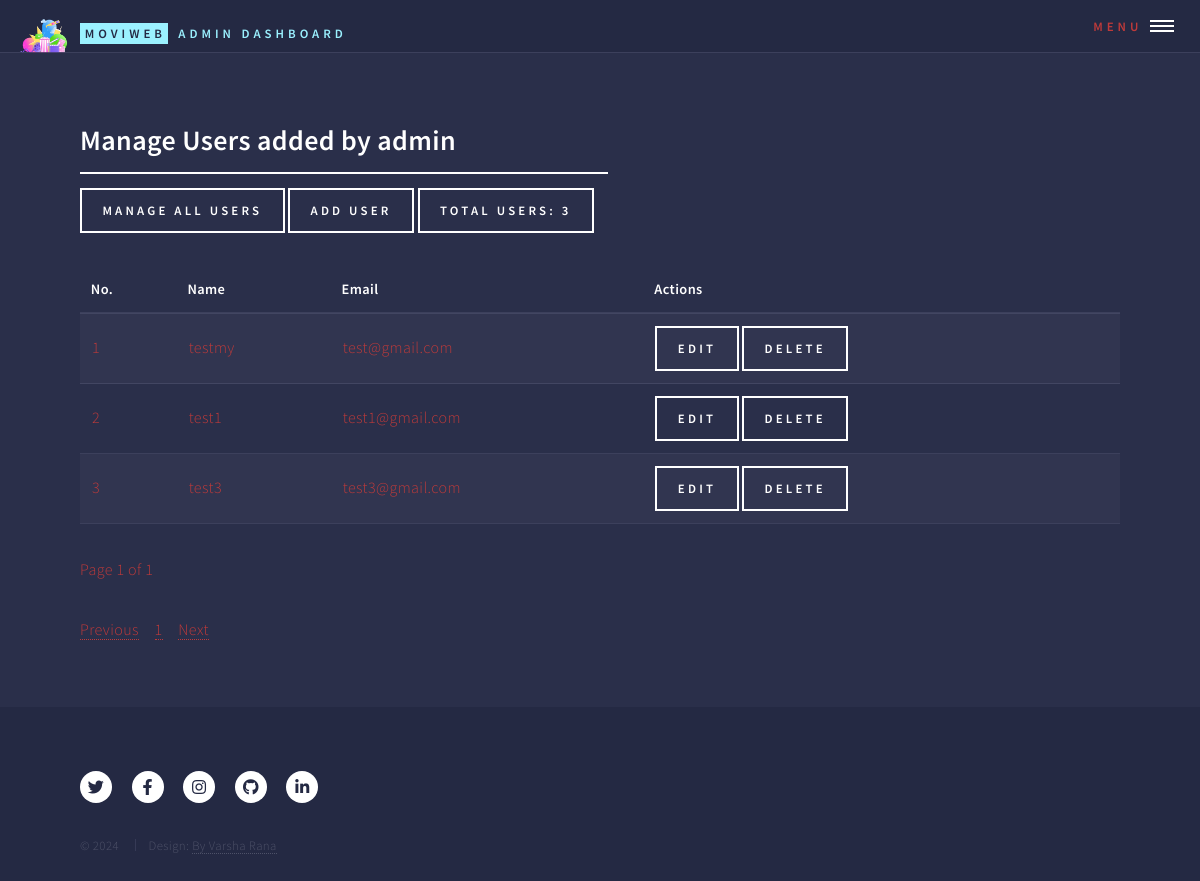
The app's page /admin/manage_users (signed in), older data.
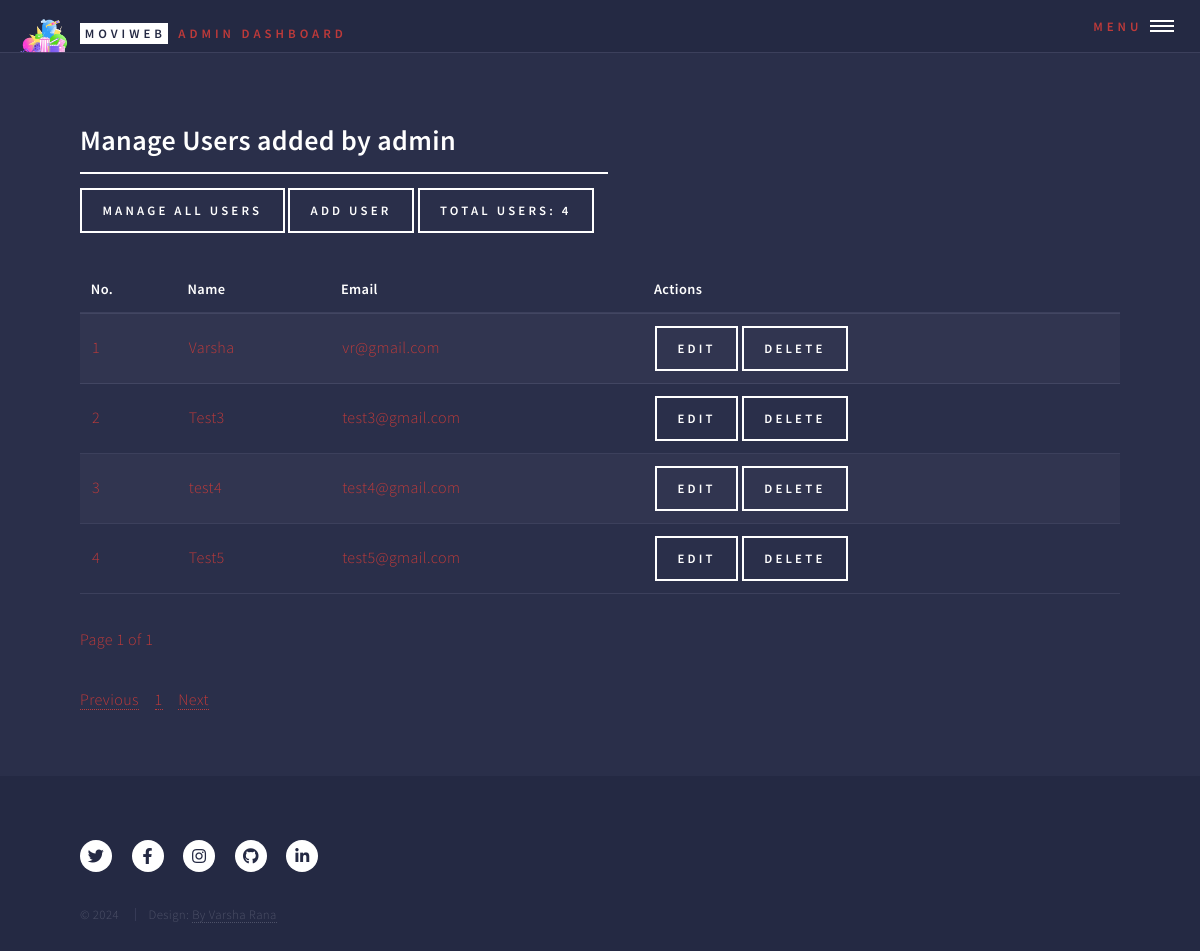
The same page, newer data.
### models.py (models this page shows, shortened)
class Admin(db.Model):
    __tablename__ = 'admin'
    id = db.Column(db.Integer, primary_key=True)
    name = db.Column(db.String(100), nullable=False)
    email = db.Column(db.String(120), unique=True, nullable=False)
    password = db.Column(db.String(200), nullable=False)

class User(db.Model):
    __tablename__ = 'user'
    id = db.Column(db.Integer, primary_key=True)
    name = db.Column(db.String(100), nullable=False)
    email = db.Column(db.String(120), unique=True, nullable=False)
    password = db.Column(db.String(200), nullable=False)
    gender = db.Column(db.String(10), nullable=True)  # Optional field for gender
    profile_picture = db.Column(db.String(200), nullable=True)  # Optional field for profile picture URL
    password_update_date = db.Column(db.DateTime, nullable=True)
    join_date = db.Column(db.DateTime, default=db.func.current_timestamp())
    movies = db.relationship('Movie', backref='user', lazy=True)
    favorites = db.relationship('Favorite', back_populates='user', lazy=True)
    admin_id = db.Column(db.Integer, db.ForeignKey('admin.id'), nullable=True)

### blueprints/admin.py (the view)
@admin_bp.route('/manage_users')
def manage_users():
    if 'admin_id' not in session:
        session.clear()
        current_cache = current_app.extensions['cache']
        if current_cache and hasattr(current_cache, 'clear'):
            current_cache.clear()
        return redirect(url_for('login'))
    admin_id = session['admin_id']
    admin = Admin.query.get(admin_id)
    num_users = User.query.filter_by(admin_id=admin_id).count()
    num_movies = Movie.query.filter_by(admin_id=admin_id).count()
    page = request.args.get('page', 1, type=int)
    per_page = 5  # Set how many users to display per page
    users = User.query.filter_by(admin_id=admin_id).paginate(page=page, per_page=per_page)
    if request.headers.get('X-Requested-With') == 'XMLHttpRequest':
        return render_template('partials/manage_users_content.html', users=users)
    return render_template('manage_users.html',
                           num_users=num_users,
                           num_movies=num_movies,
                           users=users,
                           admin=admin)

### templates/admin/manage_users.html (shortened to what this page needs)
<!DOCTYPE HTML>
<html>
<head>
    <link rel="stylesheet" href="../../static/css/main.css"/>
</head>
<body class="is-preload">
<div id="wrapper">
    <header id="header" class="alt">
        {% include 'partials/admin_header.html' %}
    </header>
    <div id="main">
        <section id="users">
            <div class="inner">
                <header class="major">
                    <h2>Manage Users added by {{ admin.name }} </h2>
                    <a href="{{ url_for('admin_bp.manage_all_users') }}" class="button">Manage All Users</a>
                    <a href="{{ url_for('admin_bp.add_user') }}" class="button">Add User</a>
                    <label class="button">Total Users: {{ num_users }}</label>
                </header>
                {% include 'partials/manage_users_content.html' %}
            </div>
        </section>
    </div>
    <footer id="footer">
        {% include 'partials/movie_web_app_footer.html' %}
    </footer>
</div>
</body>
</html>

### templates/partials/admin_header.html
<a href="{{ url_for('admin_bp.admin_dashboard') }}" class="logo">
    <img src="../../static/images/logo.png" class="logo-image">
    <strong>MoviWeb</strong>
    <span>Admin Dashboard</span></a>
<nav>
    <a href="#menu">Menu</a>
</nav>

### templates/partials/manage_users_content.html
<div id="user-table-container">
    <table id="user-table">
        <thead>
        <tr>
            <th>No.</th>
            <th>Name</th>
            <th>Email</th>
            <th>Actions</th>
        </tr>
        </thead>
        <tbody>
        {% set start_no = (users.page - 1) * users.per_page + 1 %}
        {% for user in users.items %}
        <tr>
            <td>{{ start_no + loop.index0 }}</td>
            <td>{{ user.name }}</td>
            <td>{{ user.email }}</td>
            <td>
                <a href="{{ url_for('admin_bp.edit_user', user_id=user.id) }}" class="button">Edit</a>
                <form action="{{ url_for('admin_bp.delete_user', user_id=user.id) }}" method="post"
                      style="display:inline;">
                    <input type="submit" value="Delete" class="button"/>
                </form>
            </td>
        </tr>
        {% endfor %}
        </tbody>
    </table>
    <p>Page {{ users.page }} of {{ users.pages }}</p>
</div>
<div id="pagination-container-users">
    <nav aria-label="Page navigation">
        <ul class="pagination">
            {% if users.has_prev %}
            <li class="page-item">
                <a class="page-link" href="{{ url_for('admin_bp.manage_users', page=users.prev_num) }}">Previous</a>
            </li>
            {% else %}
            <li class="page-item disabled">
                <a class="page-link" href="#">Previous</a>
            </li>
            {% endif %}
            {% for page_num in users.iter_pages() %}
            {% if page_num %}
            <li class="page-item {% if page_num == users.page %}active{% endif %}">
                <a class="page-link" href="{{ url_for('admin_bp.manage_users', page=page_num) }}">{{ page_num }}</a>
            </li>
            {% else %}
            <li class="page-item disabled">
                <a class="page-link" href="#">...</a>
            </li>
            {% endif %}
            {% endfor %}
            {% if users.has_next %}
            <li class="page-item">
                <a class="page-link" href="{{ url_for('admin_bp.manage_users', page=users.next_num) }}">Next</a>
            </li>
            {% else %}
            <li class="page-item disabled">
                <a class="page-link" href="#">Next</a>
            </li>
            {% endif %}
        </ul>
    </nav>
</div>

### templates/partials/movie_web_app_footer.html (shortened to what this page needs)
<div class="inner">
    <ul class="icons">
        <li><a href="https://x.com/?lang=en" class="icon brands alt fa-twitter"></a></li>
        <li><a href="https://www.facebook.com/" class="icon brands alt fa-facebook-f"></a>
        </li>
        <li><a href="https://www.instagram.com/" class="icon brands alt fa-instagram"></a>
        </li>
        <li><a href="https://github.com/Vrana710" class="icon brands alt fa-github"></a></li>
        <li><a href="https://www.linkedin.com/in/varsha-rana/" class="icon brands alt fa-linkedin-in"></a></li>
    </ul>
    <ul class="copyright">
        <li>&copy; 2024</li>
        <li>Design: <a href="https://www.linkedin.com/in/varsha-rana/">By Varsha Rana</a></li>
    </ul>
</div>

Row changes from the older to the newer data that the page shows:
no longer on this page (row edited): User: index0 "1", name "testmy", email "test@gmail.com"
no longer on this page (row edited): User: start_no+loop.index0 "3", name "test3", email "test3@gmail.com"
changed User: start_no+loop.index0 "2" → "1"; name "test1" → "Varsha"; email "test1@gmail.com" → "vr@gmail.com"
now on this page (row edited): User: index0 "2", name "Test3", email "test3@gmail.com"
now on this page (row edited): User: index0 "3", name "test4", email "test4@gmail.com"
added User: index0 "4", name "Test5", email "test5@gmail.com"
Text that changed along with them:
{{ num_users }}: "3" → "4"
